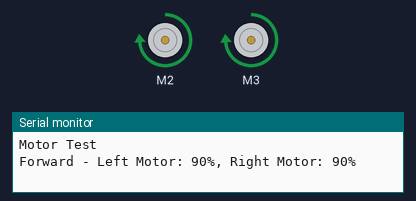
This sketch was run on a simulated Arduino Uno, built with avr-gcc and run on an emulated ATmega328P. Shown: 2 × DC motor (green arrow = forward, orange = backward, longer = faster), the last lines printed to the serial monitor.

Above: at 0.2 s.
At 2.2 s:
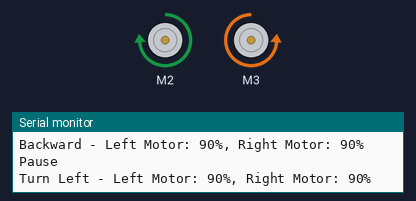
At 5.2 s:
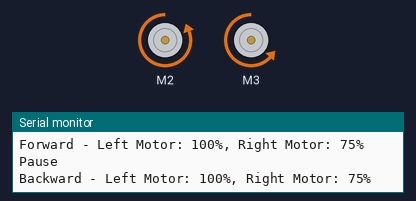
At 9.7 s:
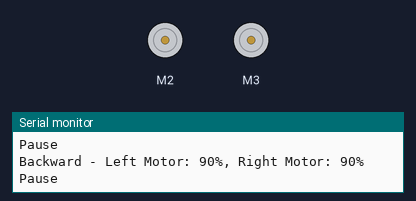
Timing chart, 0 to 10.4 s (numbered marks = the images above):
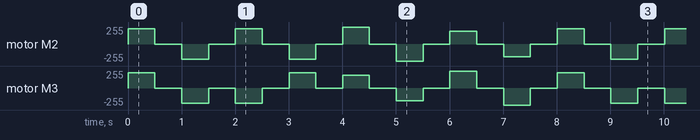

The sketch:

two_motor_test.ino
```cpp
/**
 * This sketch tests running two motors connected to an Adafruit V1 Motor Shield.  It will loop throught the following:
 *   -Drive forward
 *   -Drive backward
 *   -Turn left in place
 *   -Turn right in place
 *   -Drive forward in a leftward arc
 *   -Drive backward in a leftward arc
 *   -Drive forward in a rightward arc
 *   -Drive backward in a rightward arc
 *
 *   There is an excellent overview of the motor shield available at: https://learn.adafruit.com/adafruit-motor-shield
 */

#include <AFMotor.h>

// Setup motors
AF_DCMotor leftMotor(2, MOTOR12_1KHZ);
AF_DCMotor rightMotor(3, MOTOR12_1KHZ);

const int DELAY_MS = 500; // 500 ms

void setup() {
  // set up Serial library at 9600 bps
  Serial.begin(9600);
  Serial.println("Motor Test");
}

void loop() {
  // Run through a test sequence

  // Drive forward and backward
  forward(90, 90, DELAY_MS);
  pause(DELAY_MS);
  backward(90, 90, DELAY_MS);
  pause(DELAY_MS);

  // Turn left in place, then right in place
  turnLeft(90, DELAY_MS);
  pause(DELAY_MS);
  turnRight(90, DELAY_MS);
  pause(DELAY_MS);

  // arc forward to the right, then backwards
  forward(100, 75, DELAY_MS);
  pause(DELAY_MS);
  backward(100, 75, DELAY_MS);
  pause(DELAY_MS);

  // arc forward to the left, then backwards
  forward(75, 100, DELAY_MS);
  pause(DELAY_MS);
  backward(75, 100, DELAY_MS);
  pause(DELAY_MS);
}

/**
 * Release the motors for delayMs milliseconds
 */
void pause(int delayMs) {
  Serial.println("Pause");
  leftMotor.run(RELEASE);
  rightMotor.run(RELEASE);
  delay(delayMs);
}

/**
 * Turn right in place at motorPercent speed for delayMs milliseconds
 */
void turnRight(int motorPercent, int delayMs) {
  Serial.print("Turn Right - ");

  setSpeedByPercent(motorPercent, motorPercent);

  leftMotor.run(BACKWARD);
  rightMotor.run(FORWARD);
  delay(delayMs);
}

/**
 * Turn left in place at motorPercent speed for delayMs milliseconds
 */
void turnLeft(int motorPercent, int delayMs) {
  Serial.print("Turn Left - ");

  setSpeedByPercent(motorPercent, motorPercent);

  leftMotor.run(FORWARD);
  rightMotor.run(BACKWARD);
  delay(delayMs);
}

/**
 * Drive forward for delayMs milliseconds with left and right motors at leftMotorPercent and rightMotorPercent speeds
 */
void forward(int leftMotorPercent, int rightMotorPercent, int delayMs) {
  Serial.print("Forward - ");

  setSpeedByPercent(leftMotorPercent, rightMotorPercent);

  leftMotor.run(FORWARD);
  rightMotor.run(FORWARD);
  delay(delayMs);
}

/**
 * Drive backward for delayMs milliseconds with left and right motors at leftMotorPercent and rightMotorPercent speeds
 */
void backward(int leftMotorPercent, int rightMotorPercent, int delayMs) {
  Serial.print("Backward - ");

  setSpeedByPercent(leftMotorPercent, rightMotorPercent);

  leftMotor.run(BACKWARD);
  rightMotor.run(BACKWARD);
  delay(delayMs);
}

/**
 * Sets the motor speeds, mapping from percent (1 - 100) to the motor shield range from 1 - 255.
 */
void setSpeedByPercent(int leftMotorPercent, int rightMotorPercent) {
  printMotorPercentages(leftMotorPercent, rightMotorPercent);
  leftMotor.setSpeed(mapPercentToSpeed(leftMotorPercent));
  rightMotor.setSpeed(mapPercentToSpeed(rightMotorPercent));
}

/**
 * Prints the motor percentages to serial.
 */
void printMotorPercentages(int leftMotorPercent, int rightMotorPercent) {
  Serial.print("Left Motor: ");
  Serial.print(leftMotorPercent);
  Serial.print("%, Right Motor: " );
  Serial.print(rightMotorPercent);
  Serial.print("%\n");
}

/**
 * Maps from a percent (1 - 100) to the motor shields acceptable range from 1 - 255
 */
int mapPercentToSpeed(int percent) {
  return map(percent, 1, 100, 1, 255);
}
```
